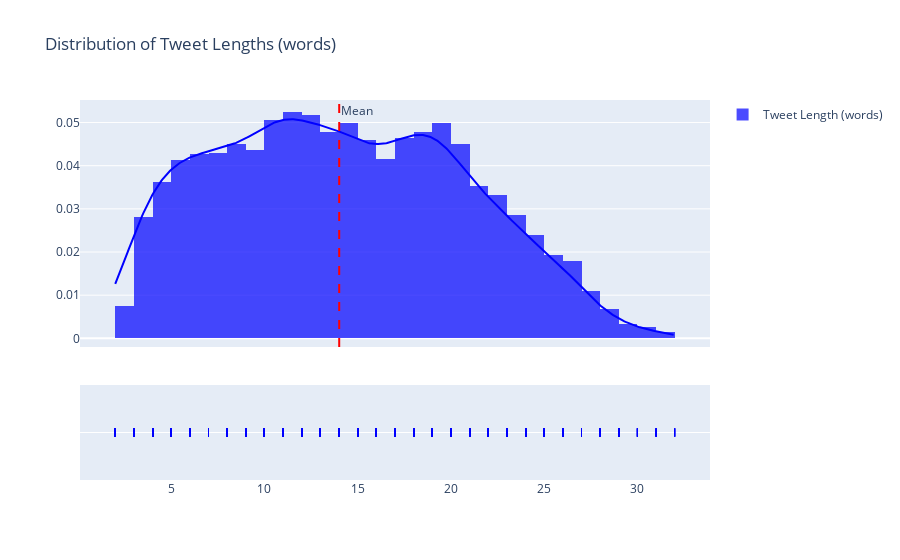

Notebook source saved alongside this figure:
### Markdown cell above
The lengths of tweets by character do not seem to follow a well-defined distribution. From the plot it can be inferred that users tend to write shorter tweets, although longer ones are still present and relevant. A noticeable spike occurs at around 140 characters, which can be traced back to the old Twitter's limit of characters per post.

### Code cell
fig = ff.create_distplot([tweets_data['tweet_n_words']], group_labels=['Tweet Length (words)'], colors=['blue']) # we plot the number of words per tweet
fig.add_vline(tweets_data['tweet_n_words'].mean(), annotation_text='Mean',
              line_dash = 'dash' , annotation_position='top right', line_color = 'red') #add a dashed line corresponding to the mean
fig.update_layout(title_text='Distribution of Tweet Lengths (words)')
fig.show()
print('Mean tweet length (words):', tweets_data['tweet_n_words'].mean())

### Figure 1 — Plotly figure (JSON) as saved in the notebook; plotly's stock layout.template omitted (floating-point values rounded to 4 significant figures; data arrays with more than 128 entries replaced by an {"elided": "..."} marker saying what was removed)
{"data": [{"autobinx": false, "histnorm": "probability density", "legendgroup": "Tweet Length (words)", "marker": {"color": "blue"}, "name": "Tweet Length (words)", "opacity": 0.7, "type": "histogram", "x": {"elided": "5791 int values"}, "xaxis": "x", "xbins": {"end": 32, "size": 1, "start": 2}, "yaxis": "y"}, {"legendgroup": "Tweet Length (words)", "marker": {"color": "blue"}, "mode": "lines", "name": "Tweet Length (words)", "showlegend": false, "type": "scatter", "x": {"elided": "500 float values"}, "xaxis": "x", "y": {"elided": "500 float values"}, "yaxis": "y"}, {"legendgroup": "Tweet Length (words)", "marker": {"color": "blue", "symbol": "line-ns-open"}, "mode": "markers", "name": "Tweet Length (words)", "showlegend": false, "type": "scatter", "x": {"elided": "5791 int values"}, "xaxis": "x", "y": {"elided": "5791 str values"}, "yaxis": "y2"}], "layout": {"annotations": [{"showarrow": false, "text": "Mean", "x": 14.01, "xanchor": "left", "xref": "x", "y": 1, "yanchor": "top", "yref": "y domain"}], "barmode": "overlay", "hovermode": "closest", "legend": {"traceorder": "reversed"}, "shapes": [{"line": {"color": "red", "dash": "dash"}, "type": "line", "x0": 14.01, "x1": 14.01, "xref": "x", "y0": 0, "y1": 1, "yref": "y domain"}], "title": {"text": "Distribution of Tweet Lengths (words)"}, "xaxis": {"anchor": "y2", "domain": [0, 1], "zeroline": false}, "yaxis": {"anchor": "free", "domain": [0.35, 1], "position": 0}, "yaxis2": {"anchor": "x", "domain": [0, 0.25], "dtick": 1, "showticklabels": false}}}
